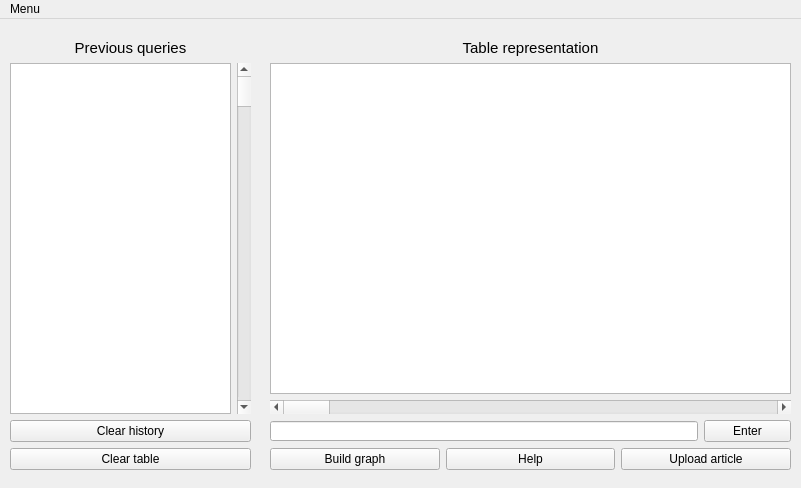
<?xml version="1.0" encoding="UTF-8"?>
<ui version="4.0">
 <class>MainWindow</class>
 <widget class="QMainWindow" name="MainWindow">
  <property name="geometry">
   <rect>
    <x>0</x>
    <y>0</y>
    <width>801</width>
    <height>488</height>
   </rect>
  </property>
  <property name="windowTitle">
   <string>MainWindow</string>
  </property>
  <widget class="QWidget" name="centralwidget">
   <widget class="QWidget" name="layoutWidget">
    <property name="geometry">
     <rect>
      <x>10</x>
      <y>20</y>
      <width>241</width>
      <height>431</height>
     </rect>
    </property>
    <layout class="QVBoxLayout" name="verticalLayout_8">
     <item>
      <layout class="QVBoxLayout" name="verticalLayout_7">
       <item>
        <widget class="QLabel" name="label">
         <property name="text">
          <string>&lt;html&gt;&lt;head/&gt;&lt;body&gt;&lt;p align=&quot;center&quot;&gt;&lt;span style=&quot; font-size:11pt;&quot;&gt;Previous queries&lt;/span&gt;&lt;/p&gt;&lt;/body&gt;&lt;/html&gt;</string>
         </property>
        </widget>
       </item>
       <item>
        <layout class="QHBoxLayout" name="horizontalLayout">
         <item>
          <widget class="QListWidget" name="listWidget"/>
         </item>
         <item>
          <widget class="QScrollBar" name="verticalScrollBar">
           <property name="orientation">
            <enum>Qt::Vertical</enum>
           </property>
          </widget>
         </item>
        </layout>
       </item>
      </layout>
     </item>
     <item>
      <layout class="QVBoxLayout" name="verticalLayout_6">
       <item>
        <widget class="QPushButton" name="pushButton_cl">
         <property name="text">
          <string>Clear history</string>
         </property>
        </widget>
       </item>
       <item>
        <widget class="QPushButton" name="pushButton_ct">
         <property name="text">
          <string>Clear table</string>
         </property>
        </widget>
       </item>
      </layout>
     </item>
    </layout>
   </widget>
   <widget class="QWidget" name="layoutWidget">
    <property name="geometry">
     <rect>
      <x>270</x>
      <y>20</y>
      <width>521</width>
      <height>431</height>
     </rect>
    </property>
    <layout class="QVBoxLayout" name="verticalLayout_5">
     <item>
      <layout class="QVBoxLayout" name="verticalLayout_4">
       <item>
        <widget class="QLabel" name="label_2">
         <property name="text">
          <string>&lt;html&gt;&lt;head/&gt;&lt;body&gt;&lt;p align=&quot;center&quot;&gt;&lt;span style=&quot; font-size:11pt;&quot;&gt;Table representation&lt;/span&gt;&lt;/p&gt;&lt;/body&gt;&lt;/html&gt;</string>
         </property>
        </widget>
       </item>
       <item>
        <layout class="QVBoxLayout" name="verticalLayout">
         <item>
          <widget class="QTableView" name="tableView"/>
         </item>
         <item>
          <widget class="QScrollBar" name="horizontalScrollBar">
           <property name="orientation">
            <enum>Qt::Horizontal</enum>
           </property>
          </widget>
         </item>
        </layout>
       </item>
      </layout>
     </item>
     <item>
      <layout class="QVBoxLayout" name="verticalLayout_2">
       <item>
        <layout class="QHBoxLayout" name="horizontalLayout_2">
         <item>
          <widget class="QLineEdit" name="lineEdit">
           <property name="maximumSize">
            <size>
             <width>428</width>
             <height>20</height>
            </size>
           </property>
           <property name="text">
            <string/>
           </property>
          </widget>
         </item>
         <item>
          <widget class="QPushButton" name="pushButton_2">
           <property name="text">
            <string>Enter</string>
           </property>
          </widget>
         </item>
        </layout>
       </item>
       <item>
        <layout class="QHBoxLayout" name="horizontalLayout_3">
         <item>
          <widget class="QPushButton" name="pushButton4">
           <property name="text">
            <string>Build graph</string>
           </property>
          </widget>
         </item>
         <item>
          <widget class="QPushButton" name="pushButton_3">
           <property name="text">
            <string>Help</string>
           </property>
          </widget>
         </item>
         <item>
          <widget class="QPushButton" name="pushButton8">
           <property name="text">
            <string>Upload article</string>
           </property>
          </widget>
         </item>
        </layout>
       </item>
      </layout>
     </item>
    </layout>
   </widget>
  </widget>
  <widget class="QMenuBar" name="menubar">
   <property name="geometry">
    <rect>
     <x>0</x>
     <y>0</y>
     <width>801</width>
     <height>21</height>
    </rect>
   </property>
   <widget class="QMenu" name="menuMenu">
    <property name="title">
     <string>Menu</string>
    </property>
    <widget class="QMenu" name="menuChange_language">
     <property name="title">
      <string>Change language</string>
     </property>
     <addaction name="actionEnglish"/>
     <addaction name="actionRussian"/>
     <addaction name="actionFrench"/>
    </widget>
    <addaction name="menuChange_language"/>
   </widget>
   <addaction name="menuMenu"/>
  </widget>
  <action name="actionEnglish">
   <property name="checkable">
    <bool>true</bool>
   </property>
   <property name="text">
    <string>English</string>
   </property>
  </action>
  <action name="actionRussian">
   <property name="text">
    <string>Russian</string>
   </property>
  </action>
  <action name="actionFrench">
   <property name="text">
    <string>French</string>
   </property>
  </action>
 </widget>
 <resources/>
 <connections/>
</ui>
